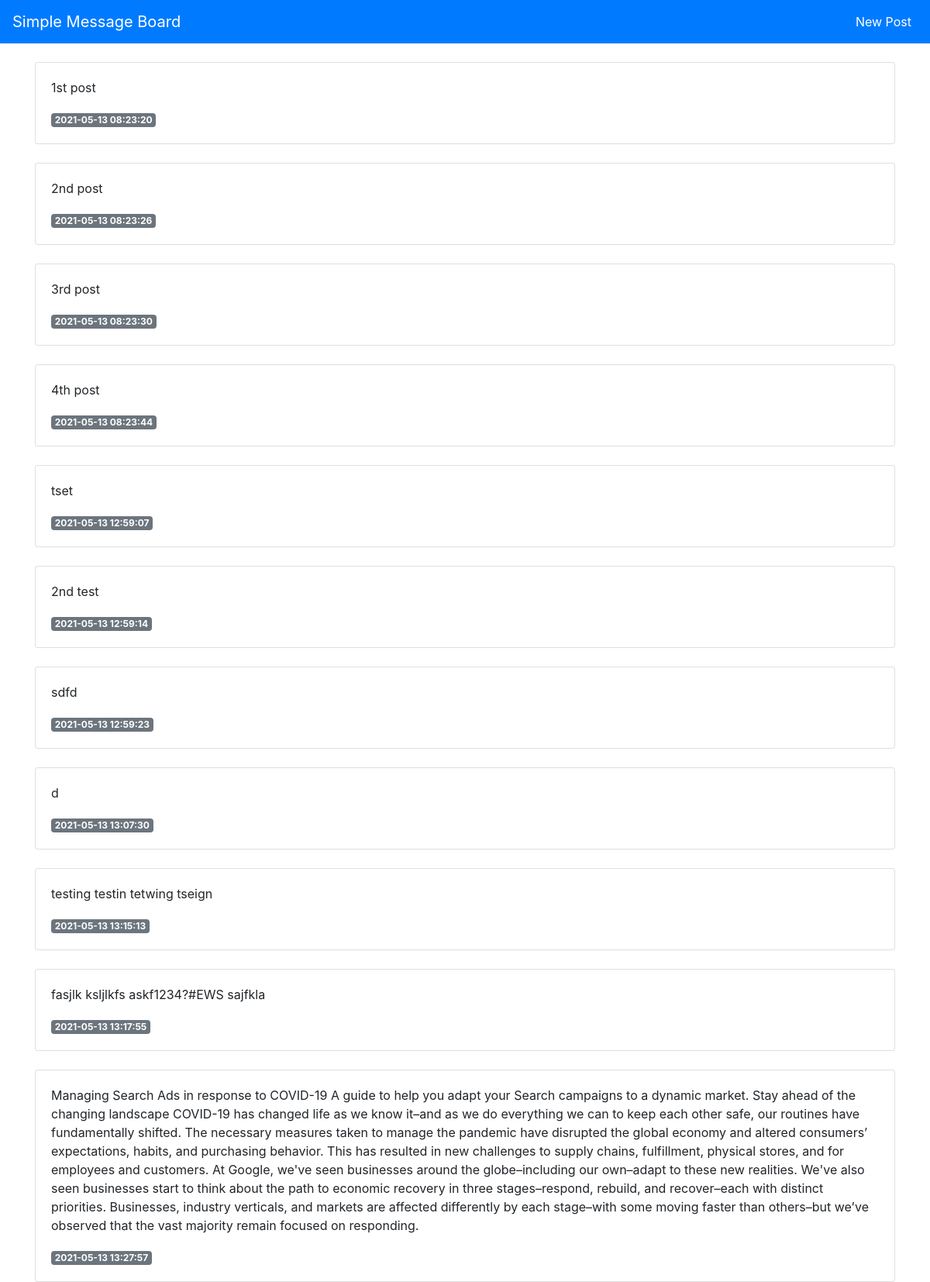
The page / on the database its author committed.
### tables this page shows
CREATE TABLE table_posts (
    id INTEGER PRIMARY KEY AUTOINCREMENT,
    time_stamp TIMESTAMP NOT NULL DEFAULT CURRENT_TIMESTAMP,
    content TEXT NOT NULL
);

### flask_app.py (the view)
@app.route('/')
def index():
    conn = db_conn()
    posts = conn.execute('SELECT * FROM table_posts').fetchall()
    conn.close()
    return render_template('index.html', posts=posts)

### flask_app.py (called while the page is built)
def db_conn():
    conn = sqlite3.connect('database.db')
    conn.row_factory = sqlite3.Row
    return conn

### templates/index.html (shortened to what this page needs)
{% extends 'base.html' %}
{% block content %}
    {% for post in posts %}
        <br>
        <div class="card">
            <div class="card-body">
                <p class="card-text"> {{ post['content'] }} </p>
                <span class="badge badge-secondary">{{ post['time_stamp'] }}</span>
            </div>
        </div>
    {% endfor %}
{% endblock %}

### templates/base.html (shortened to what this page needs)
<!doctype html>
<html lang="en">
  <head>
    <link rel="stylesheet" href="https://maxcdn.bootstrapcdn.com/bootstrap/4.0.0/css/bootstrap.min.css">
  </head>
  <body>
  <nav class="navbar navbar-expand-lg navbar-dark bg-primary">
        <span class="navbar-brand">Simple Message Board</span>
        <div class="collapse navbar-collapse" id="navbarNavDropdown">
            <ul class="navbar-nav ml-auto">
                <li class="nav-item active">
                    <a class="nav-link" href="/create_new_post">New Post</a>
                </li>
            </ul>
        </div>
    </nav>
    <div class="container">
        {% block content %} {% endblock %}
    </div>
  </body>
</html>

### rows shown on the page
table_posts: content "1st post", time_stamp "2021-05-13 08:23:20"
table_posts: content "2nd post", time_stamp "2021-05-13 08:23:26"
table_posts: content "3rd post", time_stamp "2021-05-13 08:23:30"
table_posts: content "4th post", time_stamp "2021-05-13 08:23:44"
table_posts: content "tset", time_stamp "2021-05-13 12:59:07"
table_posts: content "2nd test", time_stamp "2021-05-13 12:59:14"
table_posts: content "sdfd", time_stamp "2021-05-13 12:59:23"
table_posts: content "d", time_stamp "2021-05-13 13:07:30"
table_posts: content "testing testin tetwing tseign", time_stamp "2021-05-13 13:15:13"
table_posts: content "fasjlk ksljlkfs askf1234?#EWS sajfkla", time_stamp "2021-05-13 13:17:55"
table_posts: content "Managing Search Ads in response to COVID-19 A guide to help you adapt your Search campaigns to a dynamic market. Stay ahead of the changing landscape COVID-19 has changed life as we know it–and as we do everything we can to keep each other safe, our routines have fundamentally shifted. The necessary measures taken to manage the pandemic have disrupted the global economy and altered consumers’ expectations, habits, and purchasing behavior. This has resulted in new challenges to supply chains, fulfillment, physical stores, and for employees and customers. At Google, we've seen businesses around the globe–including our own–adapt to these new realities. We've also seen businesses start to think…", time_stamp "2021-05-13 13:27:57"
